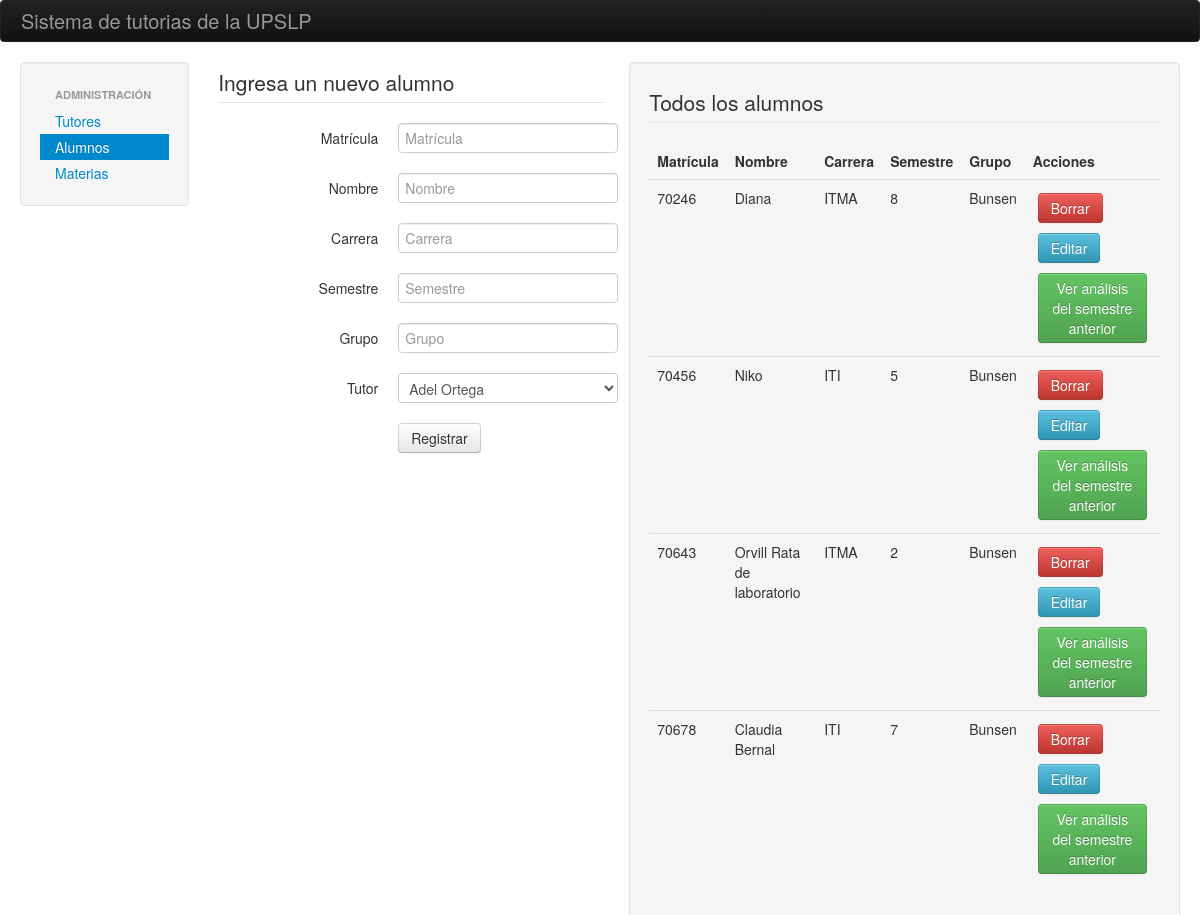
The app's page /index.php/alumno/nuevo with its own data.
### tables this page shows
CREATE TABLE IF NOT EXISTS `Alumno` (
  `matricula` int(11) NOT NULL,
  `nombre` varchar(200) NOT NULL,
  `carrera` varchar(5) NOT NULL,
  `semestre` int(11) NOT NULL,
  `matriculaTutor` int(11) NOT NULL,
  `grupo` varchar(10) NOT NULL,
  PRIMARY KEY (`matricula`),
  KEY `matriculaTutor` (`matriculaTutor`),
  KEY `carrera_alum` (`carrera`)
);

### application/controllers/alumno.php (called while the page is built, shortened)
<?php if ( ! defined('BASEPATH')) exit('No direct script access allowed');
class Alumno extends CI_Controller {
	public function nuevo(){
		$this->load->database();
		$this->load->library("form_validation");
		$this->load->helper('url');
		$this->form_validation->set_rules("matricula", "Matricula", "required|integer");
		$this->form_validation->set_rules("nombre", "Nombre", "required");
		$this->form_validation->set_rules("carrera", "Carrera", "required");
		$this->form_validation->set_rules("semestre", "Semestre", "required");
		$this->form_validation->set_rules("grupo", "Grupo", "required");
		$this->form_validation->set_rules("matriculaTutor", "Matricula", "required");
		$this->load->view("header");
		if ($this->form_validation->run() == FALSE){
			$query = $this->db->get("Alumno");
			$query2 = $this->db->get("Tutor");
			$this->load->view('alumno_view', array("alumnos" => $query->result(), "tutores" => $query2->result()));
		}
		else {
			$this->db->insert("Alumno", $_POST);
			$query = $this->db->get("Alumno");
			$query2 = $this->db->get("Tutor");
			$this->load->view('alumno_view', array("alumnos" => $query->result(), "tutores" => $query2->result()));
		}
		$this->load->view("footer");
	}
}

### index.php (called while the page is built, shortened)
<?php
require_once BASEPATH.'core/CodeIgniter.php';

### application/views/alumno_view.php (the view, shortened to what this page needs)
<div class="span2">
   	<div class="well">
    	<ul class="nav nav-list">
		  <li class="nav-header">Administración</li>
		  <li><a href="<?php echo base_url() ?>">Tutores</a></li>
		  <li class="active"><a href="<?php echo base_url() ?>index.php/upslp/alumnos">Alumnos</a></li>
		  <li><a href="<?php echo base_url() ?>index.php/upslp/materias">Materias</a></li>
	 	</ul>
	</div>
   </div>
   <div class="span10">
   	<div class="span5">
    	<form class="form-horizontal" method="post" action="<?php echo base_url() ?>index.php/alumno/nuevo">
    		<legend>Ingresa un nuevo alumno</legend>
    		<div class="control-group">
	    		<label class="control-label" for="inputMatricula">Matrícula</label>
	    		<div class="controls">
			      	<input type="text" id="inputMatricula" name="matricula" placeholder="Matrícula">
			    </div>
			</div>
		    <div class="control-group">
	    		<label class="control-label" for="inputNombre">Nombre</label>
	    		<div class="controls">
			      	<input type="text" id="inputNombre" name="nombre" placeholder="Nombre">
			    </div>
		    </div>
		    <div class="control-group">
	    		<label class="control-label" for="inputCarrera">Carrera</label>
	    		<div class="controls">
			      	<input type="text" id="inputCarrera" name="carrera" placeholder="Carrera">
			    </div>
		    </div>
		    <div class="control-group">
	    		<label class="control-label" for="inputSemestre">Semestre</label>
	    		<div class="controls">
			      	<input type="text" id="inputSemestre" name="semestre" placeholder="Semestre">
			    </div>
		    </div>
		    <div class="control-group">
	    		<label class="control-label" for="inputGrupo">Grupo</label>
	    		<div class="controls">
			      	<input type="text" id="inputGrupo" name="grupo" placeholder="Grupo">
			    </div>
		    </div>
		    <div class="control-group">
	    		<label class="control-label" for="inputGrupo">Tutor</label>
	    		<div class="controls">
	    			<select name="matriculaTutor">
	    				<?php
	    					foreach ($tutores as $tutor) {
	    						?>
	    						<option value="<?php echo $tutor->matricula ?>"><?php echo $tutor->nombre ?></option>
	    						<?php
	    					}
	    				?>
	    			</select>
			    </div>
		    </div>
		    <div class="control-group">
    			<div class="controls">
    				<button type="submit" class="btn">Registrar</button>
    			</div>
		    </div>
   		</form>
   	</div>
   	<div class="span7 well">
   		<legend>Todos los alumnos</legend>
   		<table class="table table-hover">
    		<thead>
    			<tr>
    				<th>Matrícula</th>
    				<th>Nombre</th>
    				<th>Carrera</th>
    				<th>Semestre</th>
    				<th>Grupo</th>
    				<th>Acciones</th>
    			</tr>
   			</thead>
   			<tbody>
   				<?php
   					foreach ($alumnos as $alumno) {
   						?>
   						<tr>
   							<td><?php echo $alumno->matricula ?></td>
   							<td><?php echo $alumno->nombre ?></td>
   							<td><?php echo $alumno->carrera ?></td>
   							<td><?php echo $alumno->semestre ?></td>
   							<td><?php echo $alumno->grupo ?></td>
   							<td>
   								<a class="borrar_alumno btn btn-danger" style="margin: 5px;" href="<?php echo base_url() ?>index.php/alumno/eliminar/<?php echo $alumno->matricula ?>">Borrar</a>
   								<a class="editar_alumno btn btn-info" style="margin: 5px;" href="<?php echo base_url() ?>index.php/alumno/editar/<?php echo $alumno->matricula ?>">Editar</a>
   								<a class="btn btn-success" style="margin: 5px;" href="<?php echo base_url() ?>index.php/formatos/analisis_semetre_anterior/<?php echo $alumno->matricula ?>">Ver análisis del semestre anterior</a></td>
   						</tr>
   						<?php
   					}
   				?>
   			</tbody>
		</table>
   	</div>

### application/views/header.php (shortened to what this page needs)
<!DOCTYPE html>
<html>
  <head>
    <link href="<?php echo base_url(); ?>misc/css/bootstrap.min.css" rel="stylesheet" media="screen">
    <link href="<?php echo base_url(); ?>misc/css/bootstrap-responsive.min.css" rel="stylesheet">
    <link href="<?php echo base_url(); ?>misc/css/blitzer/jquery-ui-1.9.2.custom.min.css" rel="stylesheet">
  </head>
  <body>
  	<div class="navbar navbar-inverse">
	  <div class="navbar-inner">
	    <a class="brand" href="<?php echo base_url() ?>">Sistema de tutorias de la UPSLP</a>
	  </div>
	</div>
	<div class="container-fluid">
	  <div class="row-fluid">

### application/views/footer.php (shortened to what this page needs)
	  	</div>
	  </div>
	</div>
  </body>
</html>

### records on screen
alumno: matricula "70246", nombre "Diana", carrera "ITMA", semestre "8", grupo "Bunsen"
alumno: matricula "70456", nombre "Niko", carrera "ITI", semestre "5", grupo "Bunsen"
alumno: matricula "70643", nombre "Orvill Rata de laboratorio", carrera "ITMA", semestre "2", grupo "Bunsen"
alumno: matricula "70678", nombre "Claudia Bernal", carrera "ITI", semestre "7", grupo "Bunsen"

### other values on screen
form field matriculaTutor "Adel Ortega"
